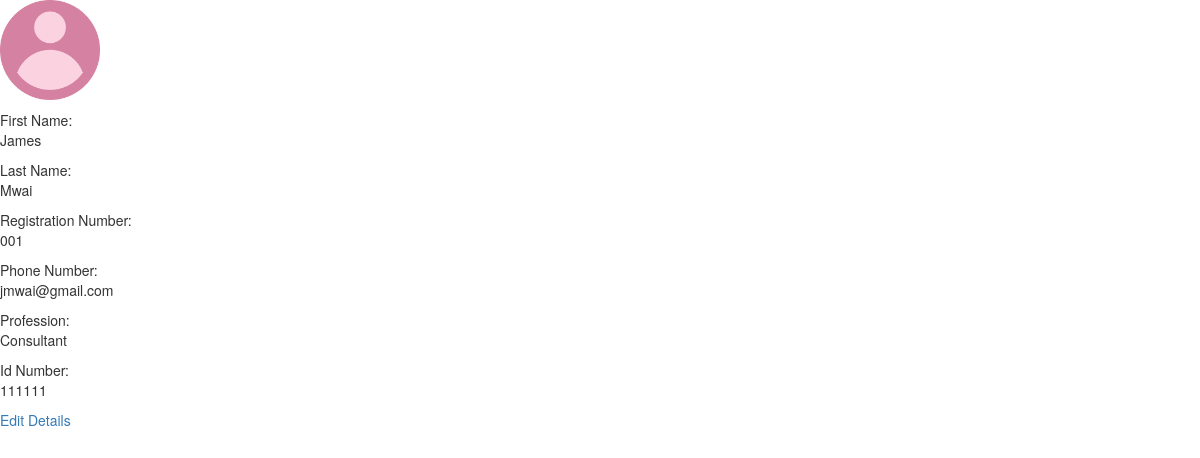
The page /teacher/detail/1/ on the database its author committed.
### teacher/models.py (models this page shows, shortened)
class Teacher(models.Model):
	first_name= models.CharField(max_length=50)
	last_name = models.CharField(max_length=50)
	date_of_birth = models.DateField()
	registration_no = models.CharField(max_length=50)
	place_of_residence = models.CharField(max_length=50)
	phone_number = models.CharField(max_length=50)
	email = models.EmailField()
	id_number = models.IntegerField()
	profession = models.CharField(max_length=50)
	profile_picture = models.ImageField(upload_to="teacher_image",blank=True,null=True)

### teacher/views.py (the view)
# urls.py: path("detail/<int:pk>/",teacher_detail,name="teacher_detail"),
def teacher_detail(request, pk):
	teacher = Teacher.objects.get(pk=pk)
	return render (request,"teacher_detail.html",{"teacher":teacher})

### teacher/templates/teacher_detail.html (shortened to what this page needs)
<!DOCTYPE html>
<html>
<head>
	<link rel="stylesheet" href="https://maxcdn.bootstrapcdn.com/bootstrap/3.4.0/css/bootstrap.min.css">
</head>
<body>
	<img src="{{teacher.profile_picture.url}}">
	<p><div class="first">First Name:</div>{{teacher.first_name}}</p>
	<p><div class="last">Last Name:</div>{{teacher.last_name}}</p>
	<p><div class="reg">Registration Number:</div>{{teacher.registration_no}}</p>
	<p><div class="no">Phone Number:</div>{{teacher.email}}</p>
	<p><div class="prof">Profession:</div>{{teacher.profession}}</p>
	<p><div class="id">Id Number:</div>{{teacher.id_number}}</p>
	<td><a href="/teacher/edit/{{teacher.pk}}/">Edit Details</a></td>
</body>
</html>

### teacher/templates/teacher_detail.html (style rules this page uses)
img { width: 100px; height: 100px; }

### rows shown on the page
Teacher: profile_picture (picture), first_name "James", last_name "Mwai", registration_no "001", email "jmwai@gmail.com", profession "Consultant", id_number "111111"
